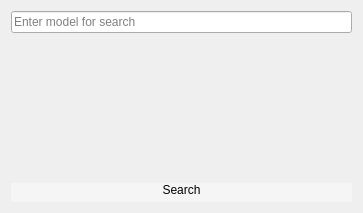
<?xml version="1.0" encoding="UTF-8"?>
<ui version="4.0">
 <class>FindCarWindow</class>
 <widget class="QDialog" name="FindCarWindow">
  <property name="geometry">
   <rect>
    <x>0</x>
    <y>0</y>
    <width>363</width>
    <height>213</height>
   </rect>
  </property>
  <property name="windowTitle">
   <string>Dialog</string>
  </property>
  <layout class="QGridLayout" name="gridLayout">
   <item row="1" column="0">
    <widget class="QLabel" name="labelCarInfo">
     <property name="text">
      <string/>
     </property>
    </widget>
   </item>
   <item row="1" column="1">
    <widget class="QLabel" name="labelCarImage">
     <property name="text">
      <string/>
     </property>
    </widget>
   </item>
   <item row="0" column="0" colspan="2">
    <widget class="QLineEdit" name="lineEditCarNameToSearch">
     <property name="placeholderText">
      <string>Enter model for search</string>
     </property>
    </widget>
   </item>
   <item row="2" column="0" colspan="2">
    <widget class="QPushButton" name="pushButton">
     <property name="styleSheet">
      <string notr="true">QPushButton
{
background-color: rgb(245, 245, 245);
border:none;
color: rgb(2, 2, 2);
border-left: 1px solid rgb(245, 245, 245);
border-right: 1px solid rgb(245, 245, 245);
border-bottom: 5px solid rgb(245, 245, 245);
}
QPushButton:hover {
    color: #000000;
    background-color: rgb(200, 200, 200); 
    border: 0px solid rgb(0, 0, 0);
}</string>
     </property>
     <property name="text">
      <string>Search</string>
     </property>
    </widget>
   </item>
  </layout>
 </widget>
 <resources/>
 <connections/>
</ui>
